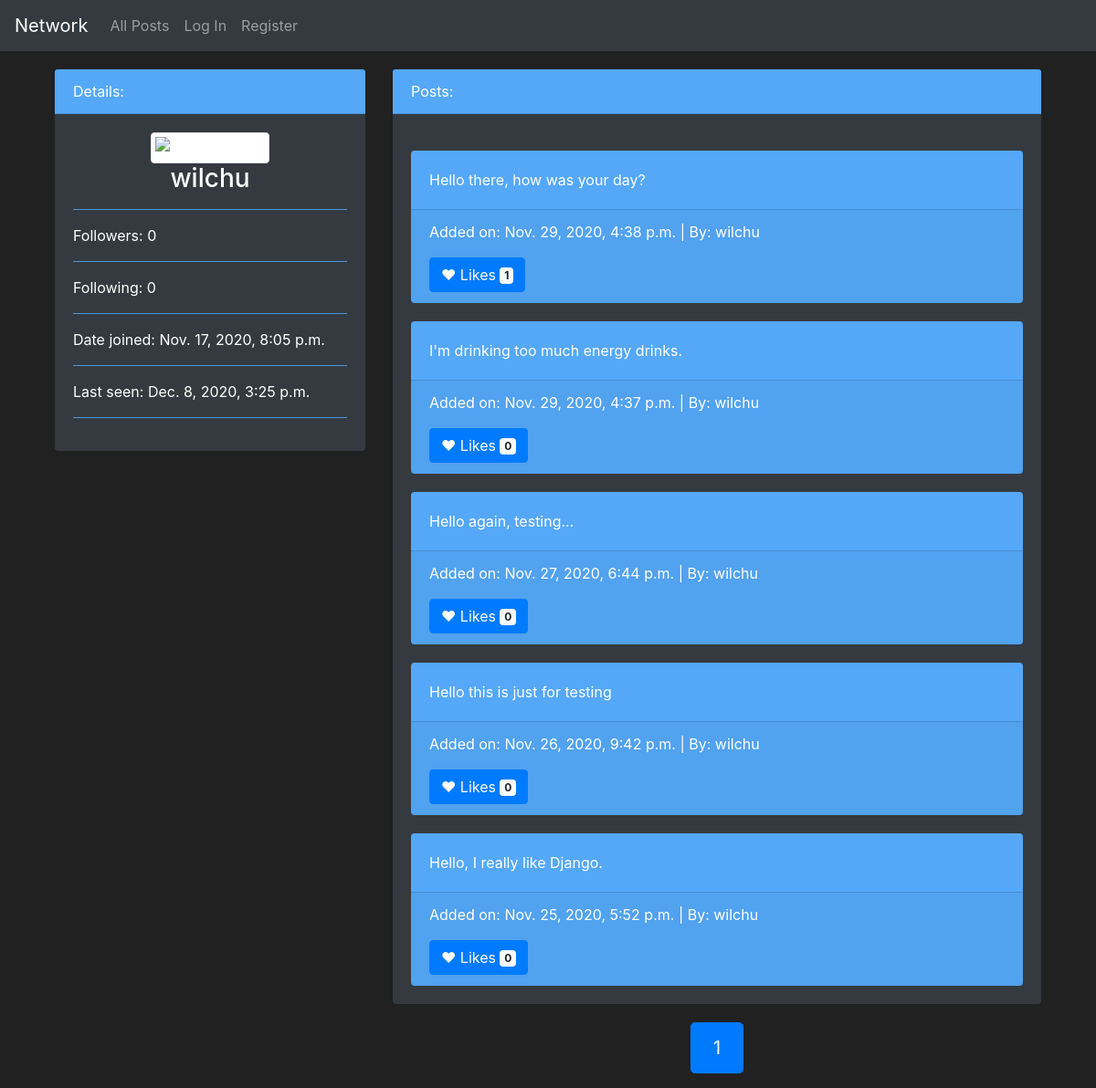
Page /profil/2 on the earlier database version.
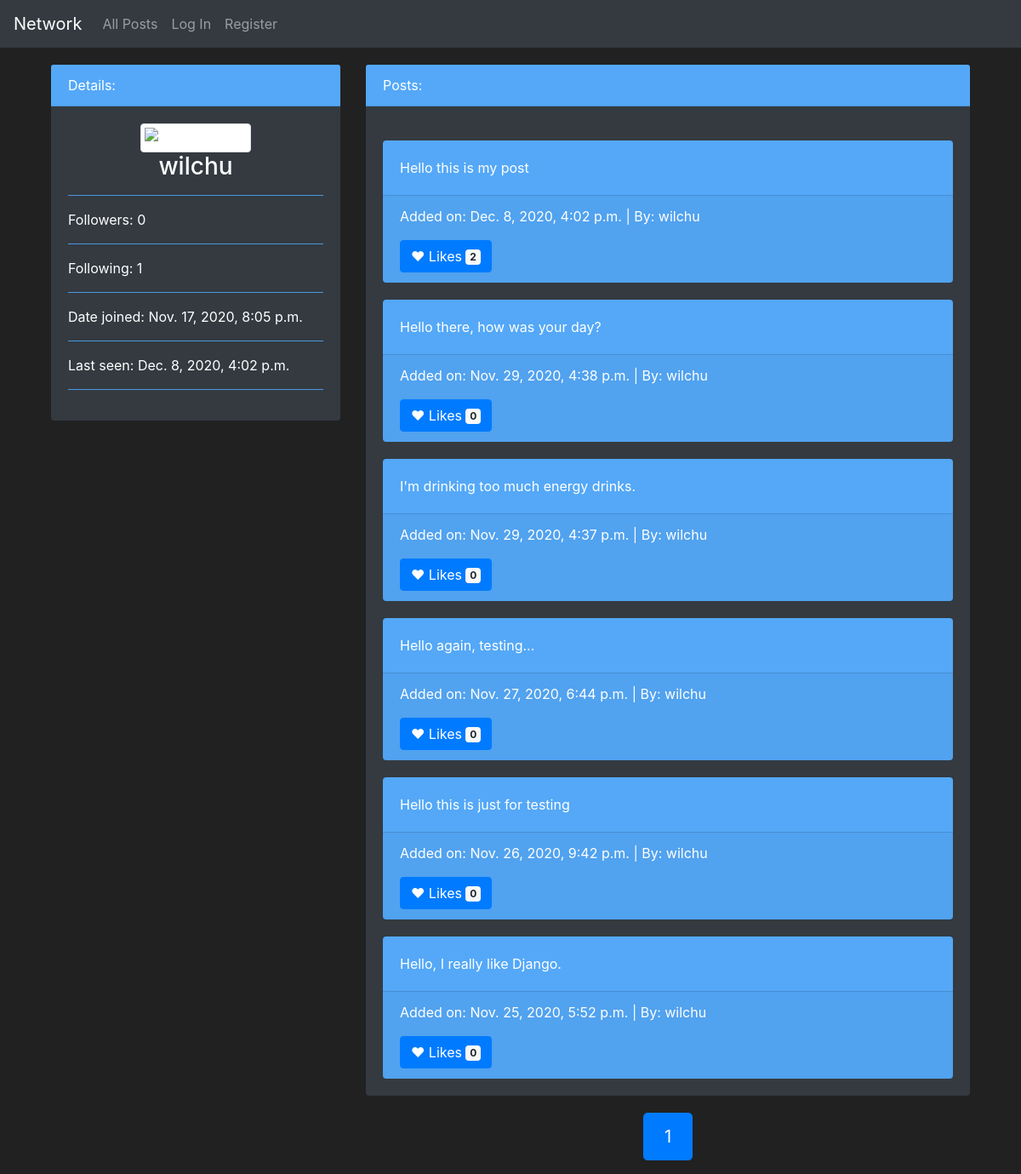
Same page on the later database version.
### network/models.py (models this page shows, shortened)
class User(AbstractUser):
    followers = models.IntegerField(default=0)
    following = models.IntegerField(default=0)

class Posts(models.Model):
    post_owner = models.ForeignKey(User, on_delete=models.CASCADE, related_name="post_owner")
    post_content = models.CharField(max_length=2000)
    post_date = models.DateTimeField(auto_now_add=True)

### network/views.py (the view, shortened to what this page needs)
# urls.py: path("profil/<int:userID>", views.profil, name="profil"),
def profil(request, userID):
    try:
        get_user = User.objects.get(pk=int(userID))
    except ObjectDoesNotExist:
        return HttpResponseNotFound('<h1>User not found</h1>')
    if request.user.is_authenticated:
        follower = User.objects.get(pk=int(request.user.id))
        follow_object = Follows.objects.filter(follower = follower).filter(target = get_user)
        if follow_object:
            is_following = True
        else:
            is_following = False
    else:
        is_following = False
    all_posts = Posts.objects.all().filter(post_owner = get_user).order_by('-post_date')
    page = pagination(request, all_posts, 10)
    return render(request, 'network/profil.html', {
        'user_id': get_user.id,
        'user_nickname': get_user.username,
        'user_followers': get_user.followers,
        'user_following': get_user.following,
        'user_joined': get_user.date_joined,
        'user_seen': get_user.last_login,
        'user_posts': page,
        "follow_status": is_following,
        "user_likes": getAllLikes(request)
    })

### network/views.py (called while the page is built)
def pagination(request, data_object, results):
    paginator = Paginator(data_object, results)
    try:
        paginator_result = paginator.page(request.GET.get('page', 1))
    except EmptyPage:
        paginator_result = paginator.page(1)
    return paginator_result

def getAllLikes(request):
    if request.user.is_authenticated:
        all_likes = []
        likes = Likes.objects.all().filter(who_liked = request.user)
        for like in likes:
            all_likes.append(like.post.id)
        return all_likes
    else:
        return []

### network/templates/network/profil.html (shortened to what this page needs)
{% extends "network/layout.html" %}
{% block body %}
    <section>
        <div class="container">
            <div class="row">
                <div class="col-md-4">
                    <div class="card text-white bg-dark mb-3">
                        <div class="card-header">Details:</div>
                        <div class="card-body">
                          <div class="text-center">
                            <img src="https://cdn.pixabay.com/photo/2015/10/05/22/37/blank-profile-picture-973460_960_720.png" width="200px;"class="img-thumbnail" alt="Icon of a user">
                            <h3 class="card-title">{{ user_nickname }}</h3>
                          </div>
                          <hr>
                          <p class="card-text">Followers: {{ user_followers }}</p>
                          <hr>
                          <p class="card-text">Following: {{ user_following }}</p>
                          <hr>
                          <p class="card-text">Date joined: {{ user_joined }}</p>
                          <hr>
                          <p class="card-text">Last seen: {{ user_seen }}</p>
                          <hr>
                        </div>
                      </div>
                </div>
                <div class="col-md-8">
                    <div class="card text-white bg-dark mb-3">
                        <div class="card-header">Posts:</div>
                        <div class="card-body">
                           {% for post in user_posts %}
                              <div class="card bg-blue text-white">
                                <div class="card-body">
                                  <p class="card-text">{{ post.post_content }}</p>
                                </div>
                                <div class="card-footer">
                                  <p>Added on: {{ post.post_date }} | By: {{ post.post_owner }}</p>
                                  <button type="button" class="btn btn-primary like" data-postid="{{ post.id }}">
                                    {% if post.id in user_likes %}
                                      <span class="liked">&hearts;</span>
                                    {% else %}
                                    <span>&hearts;</span>
                                    {% endif %}
                                    Likes <span class="badge badge-light">{{ post.likes_set.count }}</span>
                                  </button>
                                </div>
                              </div>
                              {% empty %}
                              <h4>No posts to display yet.</h4>
                           {% endfor %}
                        </div>
                      </div>
                      <section style="margin-top: 20px;">
                        <nav aria-label="Posts pagination">
                          <ul class="pagination justify-content-center pagination-lg">
                            {% for page in user_posts.paginator.page_range %}
                              <li class="page-item {% if page == user_posts.number %} active {% endif %}">
                                <a class="page-link" href="{% url 'profil' user_id %}?page={{ page }}">{{ page }}</a>
                              </li>
                            {% endfor %}
                          </ul>
                        </nav>
                      </section>
                </div>
            </div>
        </div>
    </section>
{% endblock %}

Differences in the rows shown:
changed User "wilchu": last_login "Dec. 8, 2020, 3:25 p.m." → "Dec. 8, 2020, 4:02 p.m."
added Posts: post_content "Hello this is my post", post_date "Dec. 8, 2020, 4:02 p.m.", post_owner "wilchu", likes_set.count "2"
computed for Posts "Hello there, how was your day?": likes_set.count "1" → "0"
Other differences:
{{ user_following }}: "0" → "1"
